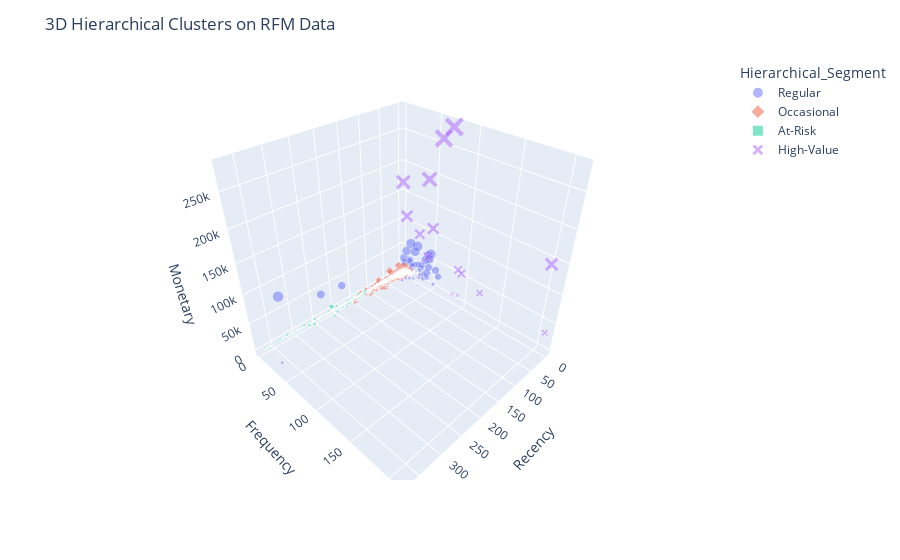

The code cell stored with this chart in its notebook:
### Code cell
import plotly.express as px

fig = px.scatter_3d(rfm_df, x='Recency', y='Frequency', z='Monetary',
                    color='Hierarchical_Segment', size='Monetary',
                    symbol='Hierarchical_Segment', opacity=0.5)
fig.update_layout(title='3D Hierarchical Clusters on RFM Data')
fig.show()

### Figure 1 — Plotly figure (JSON) as saved in the notebook; plotly's stock layout.template omitted (floating-point values rounded to 4 significant figures; data arrays with more than 128 entries replaced by an {"elided": "..."} marker saying what was removed)
{"data": [{"hovertemplate": "Hierarchical_Segment=Regular<br>Recency=%{x}<br>Frequency=%{y}<br>Monetary=%{marker.size}<extra></extra>", "legendgroup": "Regular", "marker": {"color": "#636efa", "opacity": 0.5, "size": {"elided": "147 float values"}, "sizemode": "area", "sizeref": 700.5, "symbol": "circle"}, "mode": "markers", "name": "Regular", "scene": "scene", "showlegend": true, "type": "scatter3d", "x": {"elided": "147 int values"}, "y": {"elided": "147 int values"}, "z": {"elided": "147 float values"}}, {"hovertemplate": "Hierarchical_Segment=Occasional<br>Recency=%{x}<br>Frequency=%{y}<br>Monetary=%{marker.size}<extra></extra>", "legendgroup": "Occasional", "marker": {"color": "#EF553B", "opacity": 0.5, "size": {"elided": "3042 float values"}, "sizemode": "area", "sizeref": 700.5, "symbol": "diamond"}, "mode": "markers", "name": "Occasional", "scene": "scene", "showlegend": true, "type": "scatter3d", "x": {"elided": "3042 int values"}, "y": {"elided": "3042 int values"}, "z": {"elided": "3042 float values"}}, {"hovertemplate": "Hierarchical_Segment=At-Risk<br>Recency=%{x}<br>Frequency=%{y}<br>Monetary=%{marker.size}<extra></extra>", "legendgroup": "At-Risk", "marker": {"color": "#00cc96", "opacity": 0.5, "size": {"elided": "1134 float values"}, "sizemode": "area", "sizeref": 700.5, "symbol": "square"}, "mode": "markers", "name": "At-Risk", "scene": "scene", "showlegend": true, "type": "scatter3d", "x": {"elided": "1134 int values"}, "y": {"elided": "1134 int values"}, "z": {"elided": "1134 float values"}}, {"hovertemplate": "Hierarchical_Segment=High-Value<br>Recency=%{x}<br>Frequency=%{y}<br>Monetary=%{marker.size}<extra></extra>", "legendgroup": "High-Value", "marker": {"color": "#ab63fa", "opacity": 0.5, "size": [124900.0, 33050.0, 11190.0, 58760.0, 117200.0, 12080.0, 280200.0, 143700.0, 60630.0, 80850.0, 168500.0, 194400.0, 91060.0, 40520.0, 259700.0], "sizemode": "area", "sizeref": 700.5, "symbol": "x"}, "mode": "markers", "name": "High-Value", "scene": "scene", "showlegend": true, "type": "scatter3d", "x": [23, 0, 3, 2, 9, 0, 1, 0, 0, 38, 0, 7, 2, 1, 0], "y": [21, 209, 86, 97, 55, 93, 73, 201, 91, 63, 2, 46, 31, 124, 60], "z": [124900.0, 33050.0, 11190.0, 58760.0, 117200.0, 12080.0, 280200.0, 143700.0, 60630.0, 80850.0, 168500.0, 194400.0, 91060.0, 40520.0, 259700.0]}], "layout": {"legend": {"itemsizing": "constant", "title": {"text": "Hierarchical_Segment"}, "tracegroupgap": 0}, "margin": {"t": 60}, "scene": {"domain": {"x": [0, 1], "y": [0, 1]}, "xaxis": {"title": {"text": "Recency"}}, "yaxis": {"title": {"text": "Frequency"}}, "zaxis": {"title": {"text": "Monetary"}}}, "title": {"text": "3D Hierarchical Clusters on RFM Data"}}}
